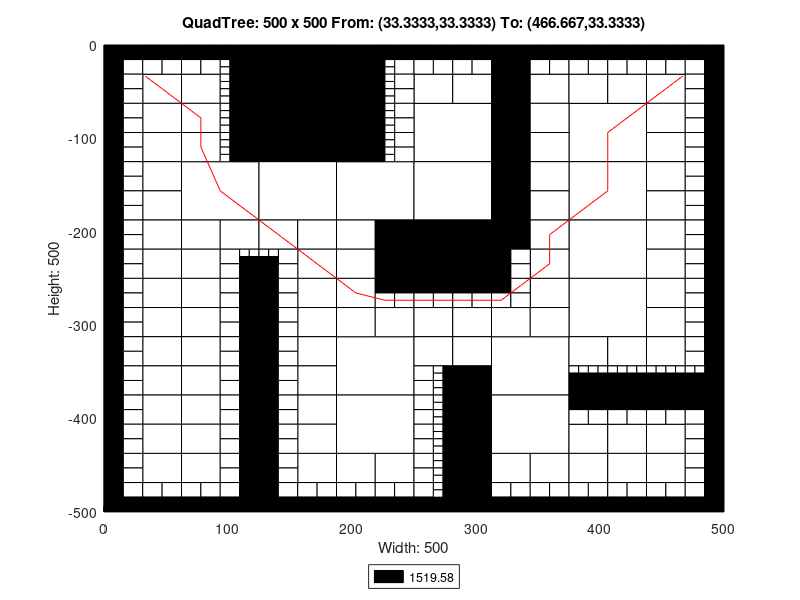

MATLAB code to generate this figure:
axis([0 500 -500 0]);
title('QuadTree: 500 x 500 From: (33.3333,33.3333) To: (466.667,33.3333)');
xlabel('Width: 500');
ylabel('Height: 500');
rectangle('Position',[125 -62.5 62.5 62.5], 'FaceColor',[0 0 0]);
rectangle('Position',[125 -125 62.5 62.5], 'FaceColor',[0 0 0]);
rectangle('Position',[62.5 -187.5 62.5 62.5], 'FaceColor',[1 1 1]);
rectangle('Position',[125 -187.5 62.5 62.5], 'FaceColor',[1 1 1]);
rectangle('Position',[187.5 -187.5 62.5 62.5], 'FaceColor',[1 1 1]);
rectangle('Position',[250 -125 62.5 62.5], 'FaceColor',[1 1 1]);
rectangle('Position',[375 -125 62.5 62.5], 'FaceColor',[1 1 1]);
rectangle('Position',[250 -187.5 62.5 62.5], 'FaceColor',[1 1 1]);
rectangle('Position',[250 -250 62.5 62.5], 'FaceColor',[0 0 0]);
rectangle('Position',[375 -187.5 62.5 62.5], 'FaceColor',[1 1 1]);
rectangle('Position',[375 -250 62.5 62.5], 'FaceColor',[1 1 1]);
rectangle('Position',[187.5 -375 62.5 62.5], 'FaceColor',[1 1 1]);
rectangle('Position',[187.5 -437.5 62.5 62.5], 'FaceColor',[1 1 1]);
rectangle('Position',[312.5 -375 62.5 62.5], 'FaceColor',[1 1 1]);
rectangle('Position',[375 -312.5 62.5 62.5], 'FaceColor',[1 1 1]);
rectangle('Position',[312.5 -437.5 62.5 62.5], 'FaceColor',[1 1 1]);
rectangle('Position',[31.25 -62.5 31.25 31.25], 'FaceColor',[1 1 1]);
rectangle('Position',[62.5 -62.5 31.25 31.25], 'FaceColor',[1 1 1]);
rectangle('Position',[31.25 -93.75 31.25 31.25], 'FaceColor',[1 1 1]);
rectangle('Position',[31.25 -125 31.25 31.25], 'FaceColor',[1 1 1]);
rectangle('Position',[62.5 -93.75 31.25 31.25], 'FaceColor',[1 1 1]);
rectangle('Position',[62.5 -125 31.25 31.25], 'FaceColor',[1 1 1]);
rectangle('Position',[187.5 -31.25 31.25 31.25], 'FaceColor',[0 0 0]);
rectangle('Position',[187.5 -62.5 31.25 31.25], 'FaceColor',[0 0 0]);
rectangle('Position',[187.5 -93.75 31.25 31.25], 'FaceColor',[0 0 0]);
rectangle('Position',[187.5 -125 31.25 31.25], 'FaceColor',[0 0 0]);
rectangle('Position',[31.25 -156.25 31.25 31.25], 'FaceColor',[1 1 1]);
rectangle('Position',[31.25 -187.5 31.25 31.25], 'FaceColor',[1 1 1]);
rectangle('Position',[31.25 -218.75 31.25 31.25], 'FaceColor',[1 1 1]);
rectangle('Position',[31.25 -250 31.25 31.25], 'FaceColor',[1 1 1]);
rectangle('Position',[62.5 -218.75 31.25 31.25], 'FaceColor',[1 1 1]);
rectangle('Position',[93.75 -218.75 31.25 31.25], 'FaceColor',[1 1 1]);
rectangle('Position',[62.5 -250 31.25 31.25], 'FaceColor',[1 1 1]);
rectangle('Position',[125 -218.75 31.25 31.25], 'FaceColor',[1 1 1]);
rectangle('Position',[156.25 -218.75 31.25 31.25], 'FaceColor',[1 1 1]);
rectangle('Position',[156.25 -250 31.25 31.25], 'FaceColor',[1 1 1]);
rectangle('Position',[187.5 -218.75 31.25 31.25], 'FaceColor',[1 1 1]);
rectangle('Position',[218.75 -218.75 31.25 31.25], 'FaceColor',[0 0 0]);
rectangle('Position',[187.5 -250 31.25 31.25], 'FaceColor',[1 1 1]);
rectangle('Position',[218.75 -250 31.25 31.25], 'FaceColor',[0 0 0]);
rectangle('Position',[250 -62.5 31.25 31.25], 'FaceColor',[1 1 1]);
rectangle('Position',[281.25 -62.5 31.25 31.25], 'FaceColor',[1 1 1]);
rectangle('Position',[312.5 -31.25 31.25 31.25], 'FaceColor',[0 0 0]);
rectangle('Position',[312.5 -62.5 31.25 31.25], 'FaceColor',[0 0 0]);
rectangle('Position',[343.75 -62.5 31.25 31.25], 'FaceColor',[1 1 1]);
rectangle('Position',[312.5 -93.75 31.25 31.25], 'FaceColor',[0 0 0]);
rectangle('Position',[343.75 -93.75 31.25 31.25], 'FaceColor',[1 1 1]);
rectangle('Position',[312.5 -125 31.25 31.25], 'FaceColor',[0 0 0]);
rectangle('Position',[343.75 -125 31.25 31.25], 'FaceColor',[1 1 1]);
rectangle('Position',[375 -62.5 31.25 31.25], 'FaceColor',[1 1 1]);
rectangle('Position',[406.25 -62.5 31.25 31.25], 'FaceColor',[1 1 1]);
rectangle('Position',[437.5 -62.5 31.25 31.25], 'FaceColor',[1 1 1]);
rectangle('Position',[437.5 -93.75 31.25 31.25], 'FaceColor',[1 1 1]);
rectangle('Position',[437.5 -125 31.25 31.25], 'FaceColor',[1 1 1]);
rectangle('Position',[312.5 -156.25 31.25 31.25], 'FaceColor',[0 0 0]);
rectangle('Position',[343.75 -156.25 31.25 31.25], 'FaceColor',[1 1 1]);
rectangle('Position',[312.5 -187.5 31.25 31.25], 'FaceColor',[0 0 0]);
rectangle('Position',[343.75 -187.5 31.25 31.25], 'FaceColor',[1 1 1]);
rectangle('Position',[312.5 -218.75 31.25 31.25], 'FaceColor',[0 0 0]);
rectangle('Position',[343.75 -218.75 31.25 31.25], 'FaceColor',[1 1 1]);
rectangle('Position',[343.75 -250 31.25 31.25], 'FaceColor',[1 1 1]);
rectangle('Position',[437.5 -156.25 31.25 31.25], 'FaceColor',[1 1 1]);
rectangle('Position',[437.5 -187.5 31.25 31.25], 'FaceColor',[1 1 1]);
rectangle('Position',[437.5 -218.75 31.25 31.25], 'FaceColor',[1 1 1]);
rectangle('Position',[437.5 -250 31.25 31.25], 'FaceColor',[1 1 1]);
rectangle('Position',[31.25 -281.25 31.25 31.25], 'FaceColor',[1 1 1]);
rectangle('Position',[31.25 -312.5 31.25 31.25], 'FaceColor',[1 1 1]);
rectangle('Position',[62.5 -281.25 31.25 31.25], 'FaceColor',[1 1 1]);
rectangle('Position',[62.5 -312.5 31.25 31.25], 'FaceColor',[1 1 1]);
rectangle('Position',[31.25 -343.75 31.25 31.25], 'FaceColor',[1 1 1]);
rectangle('Position',[31.25 -375 31.25 31.25], 'FaceColor',[1 1 1]);
rectangle('Position',[62.5 -343.75 31.25 31.25], 'FaceColor',[1 1 1]);
rectangle('Position',[62.5 -375 31.25 31.25], 'FaceColor',[1 1 1]);
rectangle('Position',[156.25 -281.25 31.25 31.25], 'FaceColor',[1 1 1]);
rectangle('Position',[156.25 -312.5 31.25 31.25], 'FaceColor',[1 1 1]);
rectangle('Position',[187.5 -281.25 31.25 31.25], 'FaceColor',[1 1 1]);
rectangle('Position',[187.5 -312.5 31.25 31.25], 'FaceColor',[1 1 1]);
rectangle('Position',[218.75 -312.5 31.25 31.25], 'FaceColor',[1 1 1]);
rectangle('Position',[156.25 -343.75 31.25 31.25], 'FaceColor',[1 1 1]);
rectangle('Position',[156.25 -375 31.25 31.25], 'FaceColor',[1 1 1]);
rectangle('Position',[31.25 -406.25 31.25 31.25], 'FaceColor',[1 1 1]);
rectangle('Position',[31.25 -437.5 31.25 31.25], 'FaceColor',[1 1 1]);
rectangle('Position',[62.5 -406.25 31.25 31.25], 'FaceColor',[1 1 1]);
rectangle('Position',[62.5 -437.5 31.25 31.25], 'FaceColor',[1 1 1]);
rectangle('Position',[31.25 -468.75 31.25 31.25], 'FaceColor',[1 1 1]);
rectangle('Position',[62.5 -468.75 31.25 31.25], 'FaceColor',[1 1 1]);
rectangle('Position',[156.25 -406.25 31.25 31.25], 'FaceColor',[1 1 1]);
rectangle('Position',[156.25 -437.5 31.25 31.25], 'FaceColor',[1 1 1]);
rectangle('Position',[156.25 -468.75 31.25 31.25], 'FaceColor',[1 1 1]);
rectangle('Position',[187.5 -468.75 31.25 31.25], 'FaceColor',[1 1 1]);
rectangle('Position',[218.75 -468.75 31.25 31.25], 'FaceColor',[1 1 1]);
rectangle('Position',[250 -312.5 31.25 31.25], 'FaceColor',[1 1 1]);
rectangle('Position',[281.25 -312.5 31.25 31.25], 'FaceColor',[1 1 1]);
rectangle('Position',[343.75 -281.25 31.25 31.25], 'FaceColor',[1 1 1]);
rectangle('Position',[312.5 -312.5 31.25 31.25], 'FaceColor',[1 1 1]);
rectangle('Position',[343.75 -312.5 31.25 31.25], 'FaceColor',[1 1 1]);
rectangle('Position',[250 -343.75 31.25 31.25], 'FaceColor',[1 1 1]);
rectangle('Position',[281.25 -343.75 31.25 31.25], 'FaceColor',[1 1 1]);
rectangle('Position',[281.25 -375 31.25 31.25], 'FaceColor',[0 0 0]);
rectangle('Position',[437.5 -281.25 31.25 31.25], 'FaceColor',[1 1 1]);
rectangle('Position',[437.5 -312.5 31.25 31.25], 'FaceColor',[1 1 1]);
rectangle('Position',[375 -343.75 31.25 31.25], 'FaceColor',[1 1 1]);
rectangle('Position',[406.25 -343.75 31.25 31.25], 'FaceColor',[1 1 1]);
rectangle('Position',[437.5 -343.75 31.25 31.25], 'FaceColor',[1 1 1]);
rectangle('Position',[281.25 -406.25 31.25 31.25], 'FaceColor',[0 0 0]);
rectangle('Position',[281.25 -437.5 31.25 31.25], 'FaceColor',[0 0 0]);
rectangle('Position',[281.25 -468.75 31.25 31.25], 'FaceColor',[0 0 0]);
rectangle('Position',[281.25 -500 31.25 31.25], 'FaceColor',[0 0 0]);
rectangle('Position',[312.5 -468.75 31.25 31.25], 'FaceColor',[1 1 1]);
rectangle('Position',[343.75 -468.75 31.25 31.25], 'FaceColor',[1 1 1]);
rectangle('Position',[375 -437.5 31.25 31.25], 'FaceColor',[1 1 1]);
rectangle('Position',[406.25 -437.5 31.25 31.25], 'FaceColor',[1 1 1]);
rectangle('Position',[437.5 -437.5 31.25 31.25], 'FaceColor',[1 1 1]);
rectangle('Position',[375 -468.75 31.25 31.25], 'FaceColor',[1 1 1]);
rectangle('Position',[406.25 -468.75 31.25 31.25], 'FaceColor',[1 1 1]);
rectangle('Position',[437.5 -468.75 31.25 31.25], 'FaceColor',[1 1 1]);
rectangle('Position',[0 -15.625 15.625 15.625], 'FaceColor',[0 0 0]);
rectangle('Position',[15.625 -15.625 15.625 15.625], 'FaceColor',[0 0 0]);
rectangle('Position',[0 -31.25 15.625 15.625], 'FaceColor',[0 0 0]);
rectangle('Position',[15.625 -31.25 15.625 15.625], 'FaceColor',[1 1 1]);
rectangle('Position',[31.25 -15.625 15.625 15.625], 'FaceColor',[0 0 0]);
rectangle('Position',[46.875 -15.625 15.625 15.625], 'FaceColor',[0 0 0]);
rectangle('Position',[31.25 -31.25 15.625 15.625], 'FaceColor',[1 1 1]);
rectangle('Position',[46.875 -31.25 15.625 15.625], 'FaceColor',[1 1 1]);
rectangle('Position',[0 -46.875 15.625 15.625], 'FaceColor',[0 0 0]);
rectangle('Position',[15.625 -46.875 15.625 15.625], 'FaceColor',[1 1 1]);
rectangle('Position',[0 -62.5 15.625 15.625], 'FaceColor',[0 0 0]);
rectangle('Position',[15.625 -62.5 15.625 15.625], 'FaceColor',[1 1 1]);
rectangle('Position',[62.5 -15.625 15.625 15.625], 'FaceColor',[0 0 0]);
rectangle('Position',[78.125 -15.625 15.625 15.625], 'FaceColor',[0 0 0]);
rectangle('Position',[62.5 -31.25 15.625 15.625], 'FaceColor',[1 1 1]);
rectangle('Position',[78.125 -31.25 15.625 15.625], 'FaceColor',[1 1 1]);
rectangle('Position',[93.75 -15.625 15.625 15.625], 'FaceColor',[0 0 0]);
rectangle('Position',[109.375 -15.625 15.625 15.625], 'FaceColor',[0 0 0]);
rectangle('Position',[109.375 -31.25 15.625 15.625], 'FaceColor',[0 0 0]);
rectangle('Position',[109.375 -46.875 15.625 15.625], 'FaceColor',[0 0 0]);
rectangle('Position',[109.375 -62.5 15.625 15.625], 'FaceColor',[0 0 0]);
rectangle('Position',[0 -78.125 15.625 15.625], 'FaceColor',[0 0 0]);
rectangle('Position',[15.625 -78.125 15.625 15.625], 'FaceColor',[1 1 1]);
rectangle('Position',[0 -93.75 15.625 15.625], 'FaceColor',[0 0 0]);
rectangle('Position',[15.625 -93.75 15.625 15.625], 'FaceColor',[1 1 1]);
rectangle('Position',[0 -109.375 15.625 15.625], 'FaceColor',[0 0 0]);
rectangle('Position',[15.625 -109.375 15.625 15.625], 'FaceColor',[1 1 1]);
rectangle('Position',[0 -125 15.625 15.625], 'FaceColor',[0 0 0]);
rectangle('Position',[15.625 -125 15.625 15.625], 'FaceColor',[1 1 1]);
rectangle('Position',[109.375 -78.125 15.625 15.625], 'FaceColor',[0 0 0]);
rectangle('Position',[109.375 -93.75 15.625 15.625], 'FaceColor',[0 0 0]);
rectangle('Position',[109.375 -109.375 15.625 15.625], 'FaceColor',[0 0 0]);
rectangle('Position',[109.375 -125 15.625 15.625], 'FaceColor',[0 0 0]);
rectangle('Position',[218.75 -15.625 15.625 15.625], 'FaceColor',[0 0 0]);
rectangle('Position',[234.375 -15.625 15.625 15.625], 'FaceColor',[0 0 0]);
rectangle('Position',[234.375 -31.25 15.625 15.625], 'FaceColor',[1 1 1]);
rectangle('Position',[234.375 -46.875 15.625 15.625], 'FaceColor',[1 1 1]);
rectangle('Position',[234.375 -62.5 15.625 15.625], 'FaceColor',[1 1 1]);
rectangle('Position',[234.375 -78.125 15.625 15.625], 'FaceColor',[1 1 1]);
rectangle('Position',[234.375 -93.75 15.625 15.625], 'FaceColor',[1 1 1]);
rectangle('Position',[234.375 -109.375 15.625 15.625], 'FaceColor',[1 1 1]);
rectangle('Position',[234.375 -125 15.625 15.625], 'FaceColor',[1 1 1]);
rectangle('Position',[0 -140.625 15.625 15.625], 'FaceColor',[0 0 0]);
rectangle('Position',[15.625 -140.625 15.625 15.625], 'FaceColor',[1 1 1]);
rectangle('Position',[0 -156.25 15.625 15.625], 'FaceColor',[0 0 0]);
rectangle('Position',[15.625 -156.25 15.625 15.625], 'FaceColor',[1 1 1]);
rectangle('Position',[0 -171.875 15.625 15.625], 'FaceColor',[0 0 0]);
rectangle('Position',[15.625 -171.875 15.625 15.625], 'FaceColor',[1 1 1]);
rectangle('Position',[0 -187.5 15.625 15.625], 'FaceColor',[0 0 0]);
rectangle('Position',[15.625 -187.5 15.625 15.625], 'FaceColor',[1 1 1]);
rectangle('Position',[0 -203.125 15.625 15.625], 'FaceColor',[0 0 0]);
rectangle('Position',[15.625 -203.125 15.625 15.625], 'FaceColor',[1 1 1]);
rectangle('Position',[0 -218.75 15.625 15.625], 'FaceColor',[0 0 0]);
rectangle('Position',[15.625 -218.75 15.625 15.625], 'FaceColor',[1 1 1]);
rectangle('Position',[0 -234.375 15.625 15.625], 'FaceColor',[0 0 0]);
rectangle('Position',[15.625 -234.375 15.625 15.625], 'FaceColor',[1 1 1]);
rectangle('Position',[0 -250 15.625 15.625], 'FaceColor',[0 0 0]);
rectangle('Position',[15.625 -250 15.625 15.625], 'FaceColor',[1 1 1]);
rectangle('Position',[93.75 -234.375 15.625 15.625], 'FaceColor',[1 1 1]);
rectangle('Position',[93.75 -250 15.625 15.625], 'FaceColor',[1 1 1]);
rectangle('Position',[109.375 -250 15.625 15.625], 'FaceColor',[0 0 0]);
rectangle('Position',[140.625 -234.375 15.625 15.625], 'FaceColor',[1 1 1]);
rectangle('Position',[125 -250 15.625 15.625], 'FaceColor',[0 0 0]);
rectangle('Position',[140.625 -250 15.625 15.625], 'FaceColor',[1 1 1]);
rectangle('Position',[250 -15.625 15.625 15.625], 'FaceColor',[0 0 0]);
rectangle('Position',[265.625 -15.625 15.625 15.625], 'FaceColor',[0 0 0]);
rectangle('Position',[250 -31.25 15.625 15.625], 'FaceColor',[1 1 1]);
rectangle('Position',[265.625 -31.25 15.625 15.625], 'FaceColor',[1 1 1]);
rectangle('Position',[281.25 -15.625 15.625 15.625], 'FaceColor',[0 0 0]);
rectangle('Position',[296.875 -15.625 15.625 15.625], 'FaceColor',[0 0 0]);
rectangle('Position',[281.25 -31.25 15.625 15.625], 'FaceColor',[1 1 1]);
rectangle('Position',[296.875 -31.25 15.625 15.625], 'FaceColor',[1 1 1]);
rectangle('Position',[343.75 -15.625 15.625 15.625], 'FaceColor',[0 0 0]);
rectangle('Position',[359.375 -15.625 15.625 15.625], 'FaceColor',[0 0 0]);
rectangle('Position',[343.75 -31.25 15.625 15.625], 'FaceColor',[1 1 1]);
rectangle('Position',[359.375 -31.25 15.625 15.625], 'FaceColor',[1 1 1]);
rectangle('Position',[375 -15.625 15.625 15.625], 'FaceColor',[0 0 0]);
rectangle('Position',[390.625 -15.625 15.625 15.625], 'FaceColor',[0 0 0]);
rectangle('Position',[375 -31.25 15.625 15.625], 'FaceColor',[1 1 1]);
rectangle('Position',[390.625 -31.25 15.625 15.625], 'FaceColor',[1 1 1]);
rectangle('Position',[406.25 -15.625 15.625 15.625], 'FaceColor',[0 0 0]);
rectangle('Position',[421.875 -15.625 15.625 15.625], 'FaceColor',[0 0 0]);
rectangle('Position',[406.25 -31.25 15.625 15.625], 'FaceColor',[1 1 1]);
rectangle('Position',[421.875 -31.25 15.625 15.625], 'FaceColor',[1 1 1]);
rectangle('Position',[437.5 -15.625 15.625 15.625], 'FaceColor',[0 0 0]);
rectangle('Position',[453.125 -15.625 15.625 15.625], 'FaceColor',[0 0 0]);
rectangle('Position',[437.5 -31.25 15.625 15.625], 'FaceColor',[1 1 1]);
rectangle('Position',[453.125 -31.25 15.625 15.625], 'FaceColor',[1 1 1]);
rectangle('Position',[468.75 -15.625 15.625 15.625], 'FaceColor',[0 0 0]);
rectangle('Position',[484.375 -15.625 15.625 15.625], 'FaceColor',[0 0 0]);
rectangle('Position',[468.75 -31.25 15.625 15.625], 'FaceColor',[1 1 1]);
rectangle('Position',[484.375 -31.25 15.625 15.625], 'FaceColor',[0 0 0]);
rectangle('Position',[468.75 -46.875 15.625 15.625], 'FaceColor',[1 1 1]);
rectangle('Position',[484.375 -46.875 15.625 15.625], 'FaceColor',[0 0 0]);
rectangle('Position',[468.75 -62.5 15.625 15.625], 'FaceColor',[1 1 1]);
rectangle('Position',[484.375 -62.5 15.625 15.625], 'FaceColor',[0 0 0]);
rectangle('Position',[468.75 -78.125 15.625 15.625], 'FaceColor',[1 1 1]);
rectangle('Position',[484.375 -78.125 15.625 15.625], 'FaceColor',[0 0 0]);
rectangle('Position',[468.75 -93.75 15.625 15.625], 'FaceColor',[1 1 1]);
rectangle('Position',[484.375 -93.75 15.625 15.625], 'FaceColor',[0 0 0]);
rectangle('Position',[468.75 -109.375 15.625 15.625], 'FaceColor',[1 1 1]);
rectangle('Position',[484.375 -109.375 15.625 15.625], 'FaceColor',[0 0 0]);
rectangle('Position',[468.75 -125 15.625 15.625], 'FaceColor',[1 1 1]);
rectangle('Position',[484.375 -125 15.625 15.625], 'FaceColor',[0 0 0]);
rectangle('Position',[312.5 -234.375 15.625 15.625], 'FaceColor',[0 0 0]);
rectangle('Position',[328.125 -234.375 15.625 15.625], 'FaceColor',[1 1 1]);
rectangle('Position',[312.5 -250 15.625 15.625], 'FaceColor',[0 0 0]);
rectangle('Position',[328.125 -250 15.625 15.625], 'FaceColor',[1 1 1]);
rectangle('Position',[468.75 -140.625 15.625 15.625], 'FaceColor',[1 1 1]);
rectangle('Position',[484.375 -140.625 15.625 15.625], 'FaceColor',[0 0 0]);
rectangle('Position',[468.75 -156.25 15.625 15.625], 'FaceColor',[1 1 1]);
rectangle('Position',[484.375 -156.25 15.625 15.625], 'FaceColor',[0 0 0]);
rectangle('Position',[468.75 -171.875 15.625 15.625], 'FaceColor',[1 1 1]);
rectangle('Position',[484.375 -171.875 15.625 15.625], 'FaceColor',[0 0 0]);
rectangle('Position',[468.75 -187.5 15.625 15.625], 'FaceColor',[1 1 1]);
rectangle('Position',[484.375 -187.5 15.625 15.625], 'FaceColor',[0 0 0]);
rectangle('Position',[468.75 -203.125 15.625 15.625], 'FaceColor',[1 1 1]);
rectangle('Position',[484.375 -203.125 15.625 15.625], 'FaceColor',[0 0 0]);
rectangle('Position',[468.75 -218.75 15.625 15.625], 'FaceColor',[1 1 1]);
rectangle('Position',[484.375 -218.75 15.625 15.625], 'FaceColor',[0 0 0]);
rectangle('Position',[468.75 -234.375 15.625 15.625], 'FaceColor',[1 1 1]);
rectangle('Position',[484.375 -234.375 15.625 15.625], 'FaceColor',[0 0 0]);
rectangle('Position',[468.75 -250 15.625 15.625], 'FaceColor',[1 1 1]);
rectangle('Position',[484.375 -250 15.625 15.625], 'FaceColor',[0 0 0]);
rectangle('Position',[0 -265.625 15.625 15.625], 'FaceColor',[0 0 0]);
rectangle('Position',[15.625 -265.625 15.625 15.625], 'FaceColor',[1 1 1]);
rectangle('Position',[0 -281.25 15.625 15.625], 'FaceColor',[0 0 0]);
rectangle('Position',[15.625 -281.25 15.625 15.625], 'FaceColor',[1 1 1]);
rectangle('Position',[0 -296.875 15.625 15.625], 'FaceColor',[0 0 0]);
rectangle('Position',[15.625 -296.875 15.625 15.625], 'FaceColor',[1 1 1]);
rectangle('Position',[0 -312.5 15.625 15.625], 'FaceColor',[0 0 0]);
rectangle('Position',[15.625 -312.5 15.625 15.625], 'FaceColor',[1 1 1]);
rectangle('Position',[93.75 -265.625 15.625 15.625], 'FaceColor',[1 1 1]);
rectangle('Position',[109.375 -265.625 15.625 15.625], 'FaceColor',[0 0 0]);
rectangle('Position',[93.75 -281.25 15.625 15.625], 'FaceColor',[1 1 1]);
rectangle('Position',[109.375 -281.25 15.625 15.625], 'FaceColor',[0 0 0]);
rectangle('Position',[93.75 -296.875 15.625 15.625], 'FaceColor',[1 1 1]);
rectangle('Position',[109.375 -296.875 15.625 15.625], 'FaceColor',[0 0 0]);
rectangle('Position',[93.75 -312.5 15.625 15.625], 'FaceColor',[1 1 1]);
rectangle('Position',[109.375 -312.5 15.625 15.625], 'FaceColor',[0 0 0]);
rectangle('Position',[0 -328.125 15.625 15.625], 'FaceColor',[0 0 0]);
rectangle('Position',[15.625 -328.125 15.625 15.625], 'FaceColor',[1 1 1]);
rectangle('Position',[0 -343.75 15.625 15.625], 'FaceColor',[0 0 0]);
rectangle('Position',[15.625 -343.75 15.625 15.625], 'FaceColor',[1 1 1]);
rectangle('Position',[0 -359.375 15.625 15.625], 'FaceColor',[0 0 0]);
rectangle('Position',[15.625 -359.375 15.625 15.625], 'FaceColor',[1 1 1]);
rectangle('Position',[0 -375 15.625 15.625], 'FaceColor',[0 0 0]);
rectangle('Position',[15.625 -375 15.625 15.625], 'FaceColor',[1 1 1]);
rectangle('Position',[93.75 -328.125 15.625 15.625], 'FaceColor',[1 1 1]);
rectangle('Position',[109.375 -328.125 15.625 15.625], 'FaceColor',[0 0 0]);
rectangle('Position',[93.75 -343.75 15.625 15.625], 'FaceColor',[1 1 1]);
rectangle('Position',[109.375 -343.75 15.625 15.625], 'FaceColor',[0 0 0]);
rectangle('Position',[93.75 -359.375 15.625 15.625], 'FaceColor',[1 1 1]);
rectangle('Position',[109.375 -359.375 15.625 15.625], 'FaceColor',[0 0 0]);
rectangle('Position',[93.75 -375 15.625 15.625], 'FaceColor',[1 1 1]);
rectangle('Position',[109.375 -375 15.625 15.625], 'FaceColor',[0 0 0]);
rectangle('Position',[125 -265.625 15.625 15.625], 'FaceColor',[0 0 0]);
rectangle('Position',[140.625 -265.625 15.625 15.625], 'FaceColor',[1 1 1]);
rectangle('Position',[125 -281.25 15.625 15.625], 'FaceColor',[0 0 0]);
rectangle('Position',[140.625 -281.25 15.625 15.625], 'FaceColor',[1 1 1]);
rectangle('Position',[125 -296.875 15.625 15.625], 'FaceColor',[0 0 0]);
rectangle('Position',[140.625 -296.875 15.625 15.625], 'FaceColor',[1 1 1]);
rectangle('Position',[125 -312.5 15.625 15.625], 'FaceColor',[0 0 0]);
rectangle('Position',[140.625 -312.5 15.625 15.625], 'FaceColor',[1 1 1]);
rectangle('Position',[218.75 -265.625 15.625 15.625], 'FaceColor',[0 0 0]);
rectangle('Position',[234.375 -265.625 15.625 15.625], 'FaceColor',[0 0 0]);
rectangle('Position',[218.75 -281.25 15.625 15.625], 'FaceColor',[1 1 1]);
rectangle('Position',[234.375 -281.25 15.625 15.625], 'FaceColor',[1 1 1]);
rectangle('Position',[125 -328.125 15.625 15.625], 'FaceColor',[0 0 0]);
rectangle('Position',[140.625 -328.125 15.625 15.625], 'FaceColor',[1 1 1]);
rectangle('Position',[125 -343.75 15.625 15.625], 'FaceColor',[0 0 0]);
rectangle('Position',[140.625 -343.75 15.625 15.625], 'FaceColor',[1 1 1]);
rectangle('Position',[125 -359.375 15.625 15.625], 'FaceColor',[0 0 0]);
rectangle('Position',[140.625 -359.375 15.625 15.625], 'FaceColor',[1 1 1]);
rectangle('Position',[125 -375 15.625 15.625], 'FaceColor',[0 0 0]);
rectangle('Position',[140.625 -375 15.625 15.625], 'FaceColor',[1 1 1]);
rectangle('Position',[0 -390.625 15.625 15.625], 'FaceColor',[0 0 0]);
rectangle('Position',[15.625 -390.625 15.625 15.625], 'FaceColor',[1 1 1]);
rectangle('Position',[0 -406.25 15.625 15.625], 'FaceColor',[0 0 0]);
rectangle('Position',[15.625 -406.25 15.625 15.625], 'FaceColor',[1 1 1]);
rectangle('Position',[0 -421.875 15.625 15.625], 'FaceColor',[0 0 0]);
rectangle('Position',[15.625 -421.875 15.625 15.625], 'FaceColor',[1 1 1]);
rectangle('Position',[0 -437.5 15.625 15.625], 'FaceColor',[0 0 0]);
rectangle('Position',[15.625 -437.5 15.625 15.625], 'FaceColor',[1 1 1]);
rectangle('Position',[93.75 -390.625 15.625 15.625], 'FaceColor',[1 1 1]);
rectangle('Position',[109.375 -390.625 15.625 15.625], 'FaceColor',[0 0 0]);
rectangle('Position',[93.75 -406.25 15.625 15.625], 'FaceColor',[1 1 1]);
rectangle('Position',[109.375 -406.25 15.625 15.625], 'FaceColor',[0 0 0]);
rectangle('Position',[93.75 -421.875 15.625 15.625], 'FaceColor',[1 1 1]);
rectangle('Position',[109.375 -421.875 15.625 15.625], 'FaceColor',[0 0 0]);
rectangle('Position',[93.75 -437.5 15.625 15.625], 'FaceColor',[1 1 1]);
rectangle('Position',[109.375 -437.5 15.625 15.625], 'FaceColor',[0 0 0]);
rectangle('Position',[0 -453.125 15.625 15.625], 'FaceColor',[0 0 0]);
rectangle('Position',[15.625 -453.125 15.625 15.625], 'FaceColor',[1 1 1]);
rectangle('Position',[0 -468.75 15.625 15.625], 'FaceColor',[0 0 0]);
rectangle('Position',[15.625 -468.75 15.625 15.625], 'FaceColor',[1 1 1]);
rectangle('Position',[0 -484.375 15.625 15.625], 'FaceColor',[0 0 0]);
rectangle('Position',[15.625 -484.375 15.625 15.625], 'FaceColor',[1 1 1]);
rectangle('Position',[0 -500 15.625 15.625], 'FaceColor',[0 0 0]);
rectangle('Position',[15.625 -500 15.625 15.625], 'FaceColor',[0 0 0]);
rectangle('Position',[31.25 -484.375 15.625 15.625], 'FaceColor',[1 1 1]);
rectangle('Position',[46.875 -484.375 15.625 15.625], 'FaceColor',[1 1 1]);
rectangle('Position',[31.25 -500 15.625 15.625], 'FaceColor',[0 0 0]);
rectangle('Position',[46.875 -500 15.625 15.625], 'FaceColor',[0 0 0]);
rectangle('Position',[93.75 -453.125 15.625 15.625], 'FaceColor',[1 1 1]);
rectangle('Position',[109.375 -453.125 15.625 15.625], 'FaceColor',[0 0 0]);
rectangle('Position',[93.75 -468.75 15.625 15.625], 'FaceColor',[1 1 1]);
rectangle('Position',[109.375 -468.75 15.625 15.625], 'FaceColor',[0 0 0]);
rectangle('Position',[62.5 -484.375 15.625 15.625], 'FaceColor',[1 1 1]);
rectangle('Position',[78.125 -484.375 15.625 15.625], 'FaceColor',[1 1 1]);
rectangle('Position',[62.5 -500 15.625 15.625], 'FaceColor',[0 0 0]);
rectangle('Position',[78.125 -500 15.625 15.625], 'FaceColor',[0 0 0]);
rectangle('Position',[93.75 -484.375 15.625 15.625], 'FaceColor',[1 1 1]);
rectangle('Position',[109.375 -484.375 15.625 15.625], 'FaceColor',[0 0 0]);
rectangle('Position',[93.75 -500 15.625 15.625], 'FaceColor',[0 0 0]);
rectangle('Position',[109.375 -500 15.625 15.625], 'FaceColor',[0 0 0]);
rectangle('Position',[125 -390.625 15.625 15.625], 'FaceColor',[0 0 0]);
rectangle('Position',[140.625 -390.625 15.625 15.625], 'FaceColor',[1 1 1]);
rectangle('Position',[125 -406.25 15.625 15.625], 'FaceColor',[0 0 0]);
rectangle('Position',[140.625 -406.25 15.625 15.625], 'FaceColor',[1 1 1]);
rectangle('Position',[125 -421.875 15.625 15.625], 'FaceColor',[0 0 0]);
rectangle('Position',[140.625 -421.875 15.625 15.625], 'FaceColor',[1 1 1]);
rectangle('Position',[125 -437.5 15.625 15.625], 'FaceColor',[0 0 0]);
rectangle('Position',[140.625 -437.5 15.625 15.625], 'FaceColor',[1 1 1]);
rectangle('Position',[125 -453.125 15.625 15.625], 'FaceColor',[0 0 0]);
rectangle('Position',[140.625 -453.125 15.625 15.625], 'FaceColor',[1 1 1]);
rectangle('Position',[125 -468.75 15.625 15.625], 'FaceColor',[0 0 0]);
rectangle('Position',[140.625 -468.75 15.625 15.625], 'FaceColor',[1 1 1]);
rectangle('Position',[125 -484.375 15.625 15.625], 'FaceColor',[0 0 0]);
rectangle('Position',[140.625 -484.375 15.625 15.625], 'FaceColor',[1 1 1]);
rectangle('Position',[125 -500 15.625 15.625], 'FaceColor',[0 0 0]);
rectangle('Position',[140.625 -500 15.625 15.625], 'FaceColor',[0 0 0]);
rectangle('Position',[156.25 -484.375 15.625 15.625], 'FaceColor',[1 1 1]);
rectangle('Position',[171.875 -484.375 15.625 15.625], 'FaceColor',[1 1 1]);
rectangle('Position',[156.25 -500 15.625 15.625], 'FaceColor',[0 0 0]);
rectangle('Position',[171.875 -500 15.625 15.625], 'FaceColor',[0 0 0]);
rectangle('Position',[187.5 -484.375 15.625 15.625], 'FaceColor',[1 1 1]);
rectangle('Position',[203.125 -484.375 15.625 15.625], 'FaceColor',[1 1 1]);
rectangle('Position',[187.5 -500 15.625 15.625], 'FaceColor',[0 0 0]);
rectangle('Position',[203.125 -500 15.625 15.625], 'FaceColor',[0 0 0]);
rectangle('Position',[218.75 -484.375 15.625 15.625], 'FaceColor',[1 1 1]);
rectangle('Position',[234.375 -484.375 15.625 15.625], 'FaceColor',[1 1 1]);
rectangle('Position',[218.75 -500 15.625 15.625], 'FaceColor',[0 0 0]);
rectangle('Position',[234.375 -500 15.625 15.625], 'FaceColor',[0 0 0]);
rectangle('Position',[250 -265.625 15.625 15.625], 'FaceColor',[0 0 0]);
rectangle('Position',[265.625 -265.625 15.625 15.625], 'FaceColor',[0 0 0]);
rectangle('Position',[250 -281.25 15.625 15.625], 'FaceColor',[1 1 1]);
rectangle('Position',[265.625 -281.25 15.625 15.625], 'FaceColor',[1 1 1]);
rectangle('Position',[281.25 -265.625 15.625 15.625], 'FaceColor',[0 0 0]);
rectangle('Position',[296.875 -265.625 15.625 15.625], 'FaceColor',[0 0 0]);
rectangle('Position',[281.25 -281.25 15.625 15.625], 'FaceColor',[1 1 1]);
rectangle('Position',[296.875 -281.25 15.625 15.625], 'FaceColor',[1 1 1]);
rectangle('Position',[312.5 -265.625 15.625 15.625], 'FaceColor',[0 0 0]);
rectangle('Position',[328.125 -265.625 15.625 15.625], 'FaceColor',[1 1 1]);
rectangle('Position',[312.5 -281.25 15.625 15.625], 'FaceColor',[1 1 1]);
rectangle('Position',[328.125 -281.25 15.625 15.625], 'FaceColor',[1 1 1]);
rectangle('Position',[250 -359.375 15.625 15.625], 'FaceColor',[1 1 1]);
rectangle('Position',[250 -375 15.625 15.625], 'FaceColor',[1 1 1]);
rectangle('Position',[468.75 -265.625 15.625 15.625], 'FaceColor',[1 1 1]);
rectangle('Position',[484.375 -265.625 15.625 15.625], 'FaceColor',[0 0 0]);
rectangle('Position',[468.75 -281.25 15.625 15.625], 'FaceColor',[1 1 1]);
rectangle('Position',[484.375 -281.25 15.625 15.625], 'FaceColor',[0 0 0]);
rectangle('Position',[468.75 -296.875 15.625 15.625], 'FaceColor',[1 1 1]);
rectangle('Position',[484.375 -296.875 15.625 15.625], 'FaceColor',[0 0 0]);
rectangle('Position',[468.75 -312.5 15.625 15.625], 'FaceColor',[1 1 1]);
rectangle('Position',[484.375 -312.5 15.625 15.625], 'FaceColor',[0 0 0]);
rectangle('Position',[375 -375 15.625 15.625], 'FaceColor',[0 0 0]);
rectangle('Position',[390.625 -375 15.625 15.625], 'FaceColor',[0 0 0]);
rectangle('Position',[406.25 -375 15.625 15.625], 'FaceColor',[0 0 0]);
rectangle('Position',[421.875 -375 15.625 15.625], 'FaceColor',[0 0 0]);
rectangle('Position',[468.75 -328.125 15.625 15.625], 'FaceColor',[1 1 1]);
rectangle('Position',[484.375 -328.125 15.625 15.625], 'FaceColor',[0 0 0]);
rectangle('Position',[468.75 -343.75 15.625 15.625], 'FaceColor',[1 1 1]);
rectangle('Position',[484.375 -343.75 15.625 15.625], 'FaceColor',[0 0 0]);
rectangle('Position',[437.5 -375 15.625 15.625], 'FaceColor',[0 0 0]);
rectangle('Position',[453.125 -375 15.625 15.625], 'FaceColor',[0 0 0]);
rectangle('Position',[484.375 -359.375 15.625 15.625], 'FaceColor',[0 0 0]);
rectangle('Position',[468.75 -375 15.625 15.625], 'FaceColor',[0 0 0]);
rectangle('Position',[484.375 -375 15.625 15.625], 'FaceColor',[0 0 0]);
rectangle('Position',[250 -390.625 15.625 15.625], 'FaceColor',[1 1 1]);
rectangle('Position',[250 -406.25 15.625 15.625], 'FaceColor',[1 1 1]);
rectangle('Position',[250 -421.875 15.625 15.625], 'FaceColor',[1 1 1]);
rectangle('Position',[250 -437.5 15.625 15.625], 'FaceColor',[1 1 1]);
rectangle('Position',[250 -453.125 15.625 15.625], 'FaceColor',[1 1 1]);
rectangle('Position',[250 -468.75 15.625 15.625], 'FaceColor',[1 1 1]);
rectangle('Position',[250 -484.375 15.625 15.625], 'FaceColor',[1 1 1]);
rectangle('Position',[250 -500 15.625 15.625], 'FaceColor',[0 0 0]);
rectangle('Position',[265.625 -500 15.625 15.625], 'FaceColor',[0 0 0]);
rectangle('Position',[312.5 -484.375 15.625 15.625], 'FaceColor',[1 1 1]);
rectangle('Position',[328.125 -484.375 15.625 15.625], 'FaceColor',[1 1 1]);
rectangle('Position',[312.5 -500 15.625 15.625], 'FaceColor',[0 0 0]);
rectangle('Position',[328.125 -500 15.625 15.625], 'FaceColor',[0 0 0]);
rectangle('Position',[343.75 -484.375 15.625 15.625], 'FaceColor',[1 1 1]);
rectangle('Position',[359.375 -484.375 15.625 15.625], 'FaceColor',[1 1 1]);
rectangle('Position',[343.75 -500 15.625 15.625], 'FaceColor',[0 0 0]);
rectangle('Position',[359.375 -500 15.625 15.625], 'FaceColor',[0 0 0]);
rectangle('Position',[375 -390.625 15.625 15.625], 'FaceColor',[0 0 0]);
rectangle('Position',[390.625 -390.625 15.625 15.625], 'FaceColor',[0 0 0]);
rectangle('Position',[375 -406.25 15.625 15.625], 'FaceColor',[1 1 1]);
rectangle('Position',[390.625 -406.25 15.625 15.625], 'FaceColor',[1 1 1]);
rectangle('Position',[406.25 -390.625 15.625 15.625], 'FaceColor',[0 0 0]);
rectangle('Position',[421.875 -390.625 15.625 15.625], 'FaceColor',[0 0 0]);
rectangle('Position',[406.25 -406.25 15.625 15.625], 'FaceColor',[1 1 1]);
rectangle('Position',[421.875 -406.25 15.625 15.625], 'FaceColor',[1 1 1]);
rectangle('Position',[437.5 -390.625 15.625 15.625], 'FaceColor',[0 0 0]);
rectangle('Position',[453.125 -390.625 15.625 15.625], 'FaceColor',[0 0 0]);
rectangle('Position',[437.5 -406.25 15.625 15.625], 'FaceColor',[1 1 1]);
rectangle('Position',[453.125 -406.25 15.625 15.625], 'FaceColor',[1 1 1]);
rectangle('Position',[468.75 -390.625 15.625 15.625], 'FaceColor',[0 0 0]);
rectangle('Position',[484.375 -390.625 15.625 15.625], 'FaceColor',[0 0 0]);
rectangle('Position',[468.75 -406.25 15.625 15.625], 'FaceColor',[1 1 1]);
rectangle('Position',[484.375 -406.25 15.625 15.625], 'FaceColor',[0 0 0]);
rectangle('Position',[468.75 -421.875 15.625 15.625], 'FaceColor',[1 1 1]);
rectangle('Position',[484.375 -421.875 15.625 15.625], 'FaceColor',[0 0 0]);
rectangle('Position',[468.75 -437.5 15.625 15.625], 'FaceColor',[1 1 1]);
rectangle('Position',[484.375 -437.5 15.625 15.625], 'FaceColor',[0 0 0]);
rectangle('Position',[375 -484.375 15.625 15.625], 'FaceColor',[1 1 1]);
rectangle('Position',[390.625 -484.375 15.625 15.625], 'FaceColor',[1 1 1]);
rectangle('Position',[375 -500 15.625 15.625], 'FaceColor',[0 0 0]);
rectangle('Position',[390.625 -500 15.625 15.625], 'FaceColor',[0 0 0]);
rectangle('Position',[406.25 -484.375 15.625 15.625], 'FaceColor',[1 1 1]);
rectangle('Position',[421.875 -484.375 15.625 15.625], 'FaceColor',[1 1 1]);
rectangle('Position',[406.25 -500 15.625 15.625], 'FaceColor',[0 0 0]);
rectangle('Position',[421.875 -500 15.625 15.625], 'FaceColor',[0 0 0]);
rectangle('Position',[468.75 -453.125 15.625 15.625], 'FaceColor',[1 1 1]);
rectangle('Position',[484.375 -453.125 15.625 15.625], 'FaceColor',[0 0 0]);
rectangle('Position',[468.75 -468.75 15.625 15.625], 'FaceColor',[1 1 1]);
rectangle('Position',[484.375 -468.75 15.625 15.625], 'FaceColor',[0 0 0]);
rectangle('Position',[437.5 -484.375 15.625 15.625], 'FaceColor',[1 1 1]);
rectangle('Position',[453.125 -484.375 15.625 15.625], 'FaceColor',[1 1 1]);
rectangle('Position',[437.5 -500 15.625 15.625], 'FaceColor',[0 0 0]);
rectangle('Position',[453.125 -500 15.625 15.625], 'FaceColor',[0 0 0]);
rectangle('Position',[468.75 -484.375 15.625 15.625], 'FaceColor',[1 1 1]);
rectangle('Position',[484.375 -484.375 15.625 15.625], 'FaceColor',[0 0 0]);
rectangle('Position',[468.75 -500 15.625 15.625], 'FaceColor',[0 0 0]);
rectangle('Position',[484.375 -500 15.625 15.625], 'FaceColor',[0 0 0]);
rectangle('Position',[93.75 -23.4375 7.8125 7.8125], 'FaceColor',[1 1 1]);
rectangle('Position',[101.562 -23.4375 7.8125 7.8125], 'FaceColor',[0 0 0]);
rectangle('Position',[93.75 -31.25 7.8125 7.8125], 'FaceColor',[1 1 1]);
rectangle('Position',[101.562 -31.25 7.8125 7.8125], 'FaceColor',[0 0 0]);
rectangle('Position',[93.75 -39.0625 7.8125 7.8125], 'FaceColor',[1 1 1]);
rectangle('Position',[101.562 -39.0625 7.8125 7.8125], 'FaceColor',[0 0 0]);
rectangle('Position',[93.75 -46.875 7.8125 7.8125], 'FaceColor',[1 1 1]);
rectangle('Position',[101.562 -46.875 7.8125 7.8125], 'FaceColor',[0 0 0]);
rectangle('Position',[93.75 -54.6875 7.8125 7.8125], 'FaceColor',[1 1 1]);
rectangle('Position',[101.562 -54.6875 7.8125 7.8125], 'FaceColor',[0 0 0]);
rectangle('Position',[93.75 -62.5 7.8125 7.8125], 'FaceColor',[1 1 1]);
rectangle('Position',[101.562 -62.5 7.8125 7.8125], 'FaceColor',[0 0 0]);
rectangle('Position',[93.75 -70.3125 7.8125 7.8125], 'FaceColor',[1 1 1]);
rectangle('Position',[101.562 -70.3125 7.8125 7.8125], 'FaceColor',[0 0 0]);
rectangle('Position',[93.75 -78.125 7.8125 7.8125], 'FaceColor',[1 1 1]);
rectangle('Position',[101.562 -78.125 7.8125 7.8125], 'FaceColor',[0 0 0]);
rectangle('Position',[93.75 -85.9375 7.8125 7.8125], 'FaceColor',[1 1 1]);
rectangle('Position',[101.562 -85.9375 7.8125 7.8125], 'FaceColor',[0 0 0]);
rectangle('Position',[93.75 -93.75 7.8125 7.8125], 'FaceColor',[1 1 1]);
rectangle('Position',[101.562 -93.75 7.8125 7.8125], 'FaceColor',[0 0 0]);
rectangle('Position',[93.75 -101.562 7.8125 7.8125], 'FaceColor',[1 1 1]);
rectangle('Position',[101.562 -101.562 7.8125 7.8125], 'FaceColor',[0 0 0]);
rectangle('Position',[93.75 -109.375 7.8125 7.8125], 'FaceColor',[1 1 1]);
rectangle('Position',[101.562 -109.375 7.8125 7.8125], 'FaceColor',[0 0 0]);
rectangle('Position',[93.75 -117.188 7.8125 7.8125], 'FaceColor',[1 1 1]);
rectangle('Position',[101.562 -117.188 7.8125 7.8125], 'FaceColor',[0 0 0]);
rectangle('Position',[93.75 -125 7.8125 7.8125], 'FaceColor',[1 1 1]);
rectangle('Position',[101.562 -125 7.8125 7.8125], 'FaceColor',[0 0 0]);
rectangle('Position',[218.75 -23.4375 7.8125 7.8125], 'FaceColor',[0 0 0]);
rectangle('Position',[226.562 -23.4375 7.8125 7.8125], 'FaceColor',[1 1 1]);
rectangle('Position',[218.75 -31.25 7.8125 7.8125], 'FaceColor',[0 0 0]);
rectangle('Position',[226.562 -31.25 7.8125 7.8125], 'FaceColor',[1 1 1]);
rectangle('Position',[218.75 -39.0625 7.8125 7.8125], 'FaceColor',[0 0 0]);
rectangle('Position',[226.562 -39.0625 7.8125 7.8125], 'FaceColor',[1 1 1]);
rectangle('Position',[218.75 -46.875 7.8125 7.8125], 'FaceColor',[0 0 0]);
rectangle('Position',[226.562 -46.875 7.8125 7.8125], 'FaceColor',[1 1 1]);
rectangle('Position',[218.75 -54.6875 7.8125 7.8125], 'FaceColor',[0 0 0]);
rectangle('Position',[226.562 -54.6875 7.8125 7.8125], 'FaceColor',[1 1 1]);
rectangle('Position',[218.75 -62.5 7.8125 7.8125], 'FaceColor',[0 0 0]);
rectangle('Position',[226.562 -62.5 7.8125 7.8125], 'FaceColor',[1 1 1]);
rectangle('Position',[218.75 -70.3125 7.8125 7.8125], 'FaceColor',[0 0 0]);
rectangle('Position',[226.562 -70.3125 7.8125 7.8125], 'FaceColor',[1 1 1]);
rectangle('Position',[218.75 -78.125 7.8125 7.8125], 'FaceColor',[0 0 0]);
rectangle('Position',[226.562 -78.125 7.8125 7.8125], 'FaceColor',[1 1 1]);
rectangle('Position',[218.75 -85.9375 7.8125 7.8125], 'FaceColor',[0 0 0]);
rectangle('Position',[226.562 -85.9375 7.8125 7.8125], 'FaceColor',[1 1 1]);
rectangle('Position',[218.75 -93.75 7.8125 7.8125], 'FaceColor',[0 0 0]);
rectangle('Position',[226.562 -93.75 7.8125 7.8125], 'FaceColor',[1 1 1]);
rectangle('Position',[218.75 -101.562 7.8125 7.8125], 'FaceColor',[0 0 0]);
rectangle('Position',[226.562 -101.562 7.8125 7.8125], 'FaceColor',[1 1 1]);
rectangle('Position',[218.75 -109.375 7.8125 7.8125], 'FaceColor',[0 0 0]);
rectangle('Position',[226.562 -109.375 7.8125 7.8125], 'FaceColor',[1 1 1]);
rectangle('Position',[218.75 -117.188 7.8125 7.8125], 'FaceColor',[0 0 0]);
rectangle('Position',[226.562 -117.188 7.8125 7.8125], 'FaceColor',[1 1 1]);
rectangle('Position',[218.75 -125 7.8125 7.8125], 'FaceColor',[0 0 0]);
rectangle('Position',[226.562 -125 7.8125 7.8125], 'FaceColor',[1 1 1]);
rectangle('Position',[109.375 -226.562 7.8125 7.8125], 'FaceColor',[1 1 1]);
rectangle('Position',[117.188 -226.562 7.8125 7.8125], 'FaceColor',[1 1 1]);
rectangle('Position',[109.375 -234.375 7.8125 7.8125], 'FaceColor',[0 0 0]);
rectangle('Position',[117.188 -234.375 7.8125 7.8125], 'FaceColor',[0 0 0]);
rectangle('Position',[125 -226.562 7.8125 7.8125], 'FaceColor',[1 1 1]);
rectangle('Position',[132.812 -226.562 7.8125 7.8125], 'FaceColor',[1 1 1]);
rectangle('Position',[125 -234.375 7.8125 7.8125], 'FaceColor',[0 0 0]);
rectangle('Position',[132.812 -234.375 7.8125 7.8125], 'FaceColor',[0 0 0]);
rectangle('Position',[265.625 -351.562 7.8125 7.8125], 'FaceColor',[1 1 1]);
rectangle('Position',[273.438 -351.562 7.8125 7.8125], 'FaceColor',[0 0 0]);
rectangle('Position',[265.625 -359.375 7.8125 7.8125], 'FaceColor',[1 1 1]);
rectangle('Position',[273.438 -359.375 7.8125 7.8125], 'FaceColor',[0 0 0]);
rectangle('Position',[265.625 -367.188 7.8125 7.8125], 'FaceColor',[1 1 1]);
rectangle('Position',[273.438 -367.188 7.8125 7.8125], 'FaceColor',[0 0 0]);
rectangle('Position',[265.625 -375 7.8125 7.8125], 'FaceColor',[1 1 1]);
rectangle('Position',[273.438 -375 7.8125 7.8125], 'FaceColor',[0 0 0]);
rectangle('Position',[375 -351.562 7.8125 7.8125], 'FaceColor',[1 1 1]);
rectangle('Position',[382.812 -351.562 7.8125 7.8125], 'FaceColor',[1 1 1]);
rectangle('Position',[375 -359.375 7.8125 7.8125], 'FaceColor',[0 0 0]);
rectangle('Position',[382.812 -359.375 7.8125 7.8125], 'FaceColor',[0 0 0]);
rectangle('Position',[390.625 -351.562 7.8125 7.8125], 'FaceColor',[1 1 1]);
rectangle('Position',[398.438 -351.562 7.8125 7.8125], 'FaceColor',[1 1 1]);
rectangle('Position',[390.625 -359.375 7.8125 7.8125], 'FaceColor',[0 0 0]);
rectangle('Position',[398.438 -359.375 7.8125 7.8125], 'FaceColor',[0 0 0]);
rectangle('Position',[406.25 -351.562 7.8125 7.8125], 'FaceColor',[1 1 1]);
rectangle('Position',[414.062 -351.562 7.8125 7.8125], 'FaceColor',[1 1 1]);
rectangle('Position',[406.25 -359.375 7.8125 7.8125], 'FaceColor',[0 0 0]);
rectangle('Position',[414.062 -359.375 7.8125 7.8125], 'FaceColor',[0 0 0]);
rectangle('Position',[421.875 -351.562 7.8125 7.8125], 'FaceColor',[1 1 1]);
rectangle('Position',[429.688 -351.562 7.8125 7.8125], 'FaceColor',[1 1 1]);
rectangle('Position',[421.875 -359.375 7.8125 7.8125], 'FaceColor',[0 0 0]);
rectangle('Position',[429.688 -359.375 7.8125 7.8125], 'FaceColor',[0 0 0]);
rectangle('Position',[437.5 -351.562 7.8125 7.8125], 'FaceColor',[1 1 1]);
rectangle('Position',[445.312 -351.562 7.8125 7.8125], 'FaceColor',[1 1 1]);
rectangle('Position',[437.5 -359.375 7.8125 7.8125], 'FaceColor',[0 0 0]);
rectangle('Position',[445.312 -359.375 7.8125 7.8125], 'FaceColor',[0 0 0]);
rectangle('Position',[453.125 -351.562 7.8125 7.8125], 'FaceColor',[1 1 1]);
rectangle('Position',[460.938 -351.562 7.8125 7.8125], 'FaceColor',[1 1 1]);
rectangle('Position',[453.125 -359.375 7.8125 7.8125], 'FaceColor',[0 0 0]);
rectangle('Position',[460.938 -359.375 7.8125 7.8125], 'FaceColor',[0 0 0]);
rectangle('Position',[468.75 -351.562 7.8125 7.8125], 'FaceColor',[1 1 1]);
rectangle('Position',[476.562 -351.562 7.8125 7.8125], 'FaceColor',[1 1 1]);
rectangle('Position',[468.75 -359.375 7.8125 7.8125], 'FaceColor',[0 0 0]);
rectangle('Position',[476.562 -359.375 7.8125 7.8125], 'FaceColor',[0 0 0]);
rectangle('Position',[265.625 -382.812 7.8125 7.8125], 'FaceColor',[1 1 1]);
rectangle('Position',[273.438 -382.812 7.8125 7.8125], 'FaceColor',[0 0 0]);
rectangle('Position',[265.625 -390.625 7.8125 7.8125], 'FaceColor',[1 1 1]);
rectangle('Position',[273.438 -390.625 7.8125 7.8125], 'FaceColor',[0 0 0]);
rectangle('Position',[265.625 -398.438 7.8125 7.8125], 'FaceColor',[1 1 1]);
rectangle('Position',[273.438 -398.438 7.8125 7.8125], 'FaceColor',[0 0 0]);
rectangle('Position',[265.625 -406.25 7.8125 7.8125], 'FaceColor',[1 1 1]);
rectangle('Position',[273.438 -406.25 7.8125 7.8125], 'FaceColor',[0 0 0]);
rectangle('Position',[265.625 -414.062 7.8125 7.8125], 'FaceColor',[1 1 1]);
rectangle('Position',[273.438 -414.062 7.8125 7.8125], 'FaceColor',[0 0 0]);
rectangle('Position',[265.625 -421.875 7.8125 7.8125], 'FaceColor',[1 1 1]);
rectangle('Position',[273.438 -421.875 7.8125 7.8125], 'FaceColor',[0 0 0]);
rectangle('Position',[265.625 -429.688 7.8125 7.8125], 'FaceColor',[1 1 1]);
rectangle('Position',[273.438 -429.688 7.8125 7.8125], 'FaceColor',[0 0 0]);
rectangle('Position',[265.625 -437.5 7.8125 7.8125], 'FaceColor',[1 1 1]);
rectangle('Position',[273.438 -437.5 7.8125 7.8125], 'FaceColor',[0 0 0]);
rectangle('Position',[265.625 -445.312 7.8125 7.8125], 'FaceColor',[1 1 1]);
rectangle('Position',[273.438 -445.312 7.8125 7.8125], 'FaceColor',[0 0 0]);
rectangle('Position',[265.625 -453.125 7.8125 7.8125], 'FaceColor',[1 1 1]);
rectangle('Position',[273.438 -453.125 7.8125 7.8125], 'FaceColor',[0 0 0]);
rectangle('Position',[265.625 -460.938 7.8125 7.8125], 'FaceColor',[1 1 1]);
rectangle('Position',[273.438 -460.938 7.8125 7.8125], 'FaceColor',[0 0 0]);
rectangle('Position',[265.625 -468.75 7.8125 7.8125], 'FaceColor',[1 1 1]);
rectangle('Position',[273.438 -468.75 7.8125 7.8125], 'FaceColor',[0 0 0]);
rectangle('Position',[265.625 -476.562 7.8125 7.8125], 'FaceColor',[1 1 1]);
rectangle('Position',[273.438 -476.562 7.8125 7.8125], 'FaceColor',[0 0 0]);
rectangle('Position',[265.625 -484.375 7.8125 7.8125], 'FaceColor',[1 1 1]);
rectangle('Position',[273.438 -484.375 7.8125 7.8125], 'FaceColor',[0 0 0]);
X=[466.667,453.125,406.25,406.25,359.375,359.375,335.938,320.312,304.688,289.062,273.438,257.812,242.188,226.562,203.125,171.875,140.625,93.75,78.125,78.125,46.875,33.3333];
Y=[-33.3333,-46.875,-93.75,-156.25,-203.125,-234.375,-257.812,-273.438,-273.438,-273.438,-273.438,-273.438,-273.438,-273.438,-265.625,-234.375,-203.125,-156.25,-109.375,-78.125,-46.875,-33.3333];
hold on;
plot(X,Y,'r');
legend('1519.58','Location','southoutside');
